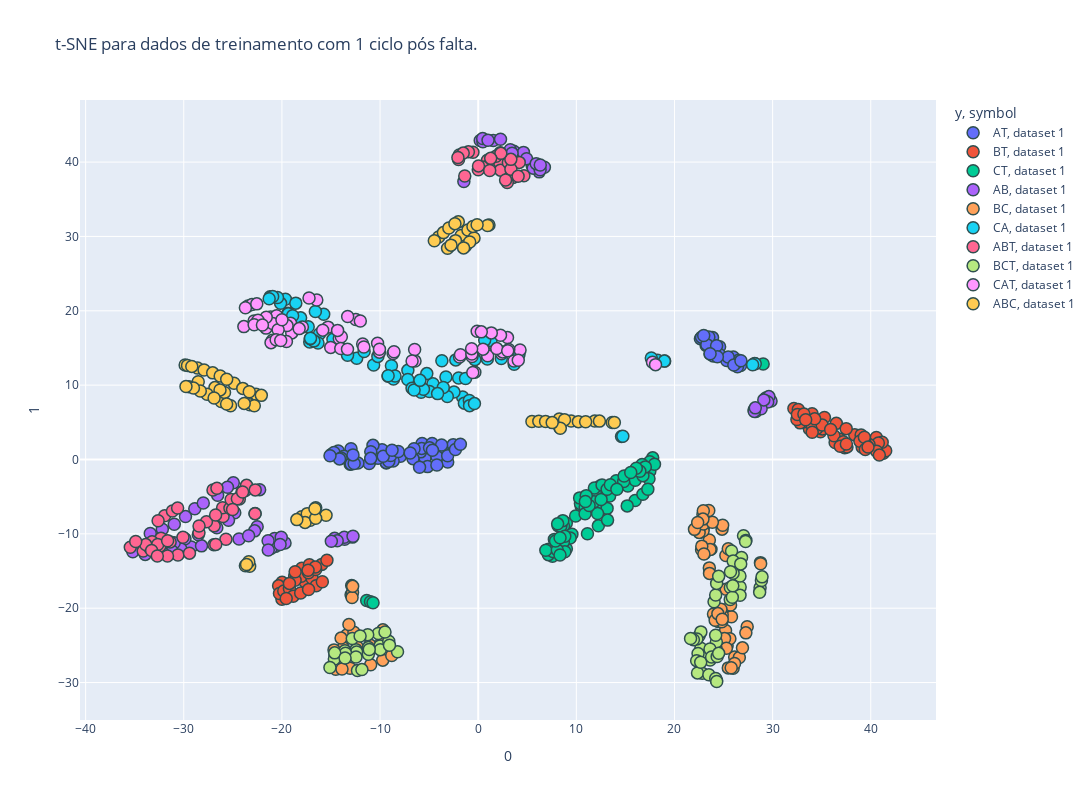

Write notebook code for a chart like this one.
### Code cell
signal = 'i'
cycle = 'cycle_1'
X_train_flavio, X_train_robson, _, feat_cols = open_tabular_data(signal, cycle)

X_train_flavio['y_set'] = 'dataset 1'
X_train_robson['y_set'] = 'dataset 2'

plot_tsne(X_train_flavio, 2, '1')
